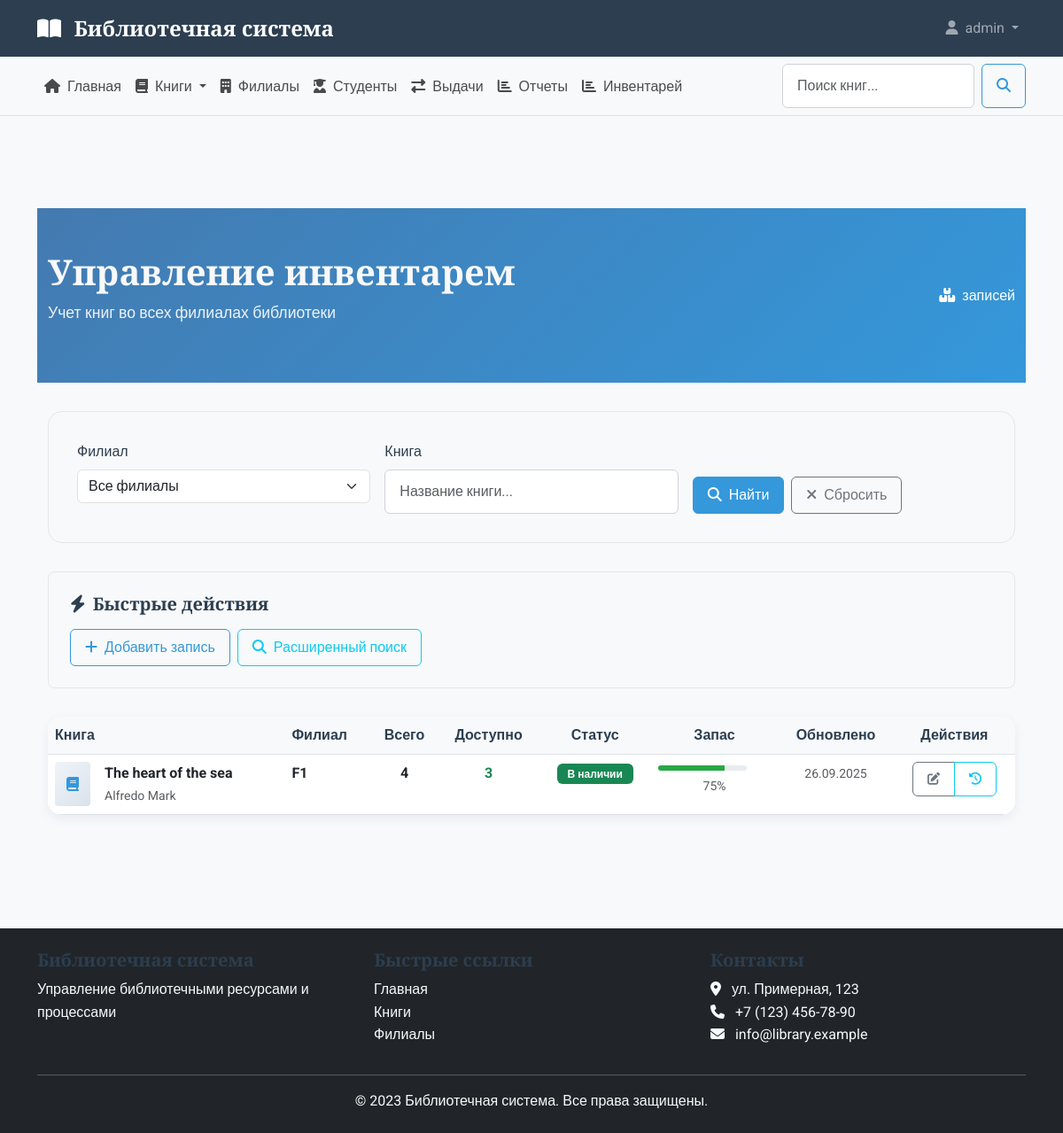
/inventory/manage/ (signed in), run on the app's committed database.
### library_app/models.py (models this page shows, shortened)
class BookInventory(models.Model):
    book = models.ForeignKey(
        Book,
        verbose_name=_('книга'),
        on_delete=models.CASCADE,
        related_name='inventory'
    )
    branch = models.ForeignKey(
        Branch,
        verbose_name=_('филиал'),
        on_delete=models.CASCADE,
        related_name='inventory'
    )
    total_copies = models.PositiveIntegerField(
        _('общее количество экземпляров'),
        default=0
    )
    available_copies = models.PositiveIntegerField(
        _('доступное количество экземпляров'),
        default=0
    )
    last_updated = models.DateTimeField(_('последнее обновление'), auto_now=True)
    class Meta:
        verbose_name = _('инвентаризация')
        verbose_name_plural = _('инвентаризация')
        unique_together = ['book', 'branch']
        ordering = ['branch', 'book']

class Book(models.Model):
    title = models.CharField(_('название'), max_length=300)
    authors = models.ManyToManyField(Author, verbose_name=_('авторы'), related_name='books')
    isbn = models.CharField(max_length=20, null=True, blank=True)
    publisher = models.ForeignKey(
        Publisher,
        verbose_name=_('издательство'),
        on_delete=models.SET_NULL,
        null=True,
        blank=True
    )
    publication_year = models.PositiveIntegerField(
        _('год издания'),
        null=True,
        blank=True,
        help_text=_('Год издания книги')
    )
    page_count = models.PositiveIntegerField(
        _('количество страниц'),
        default=1,
        help_text=_('Общее количество страниц в книге')
    )
    illustration_count = models.PositiveIntegerField(
        _('количество иллюстраций'),
        default=0,
        help_text=_('Количество иллюстраций в книге')
    )
    price = models.DecimalField(
        _('стоимость'),
        max_digits=10,
        decimal_places=2,
        default=0.00,
        help_text=_('Стоимость книги в рублях')
    )
    created_at = models.DateTimeField(_('дата создания'), auto_now_add=True)
    updated_at = models.DateTimeField(_('дата обновления'), auto_now=True)
    class Meta:
        verbose_name = _('книга')
        verbose_name_plural = _('книги')
        ordering = ['title']
        indexes = [
            models.Index(fields=['title']),
            models.Index(fields=['publication_year']),
        ]

class Author(models.Model):
    last_name = models.CharField(_('фамилия'), max_length=100)
    first_name = models.CharField(_('имя'), max_length=100)
    middle_name = models.CharField(_('отчество'), max_length=100, blank=True, null=True)
    nickname = models.CharField(_('Nickname'), max_length=100, blank=True, null=True)
    class Meta:
        verbose_name = _('автор')
        verbose_name_plural = _('авторы')
        ordering = ['last_name', 'first_name']
        unique_together = ['last_name', 'first_name', 'middle_name']
    def __str__(self):
        if self.middle_name:
            return f"{self.last_name} {self.first_name} {self.middle_name}"
        return f"{self.last_name} {self.first_name}"

class Branch(models.Model):
    name = models.CharField(_('название'), max_length=200, unique=True)
    address = models.TextField(_('адрес'), blank=True, null=True)
    created_at = models.DateTimeField(_('дата создания'), auto_now_add=True)
    class Meta:
        verbose_name = _('филиал')
        verbose_name_plural = _('филиалы')
        ordering = ['name']

### library_app/views.py (the view)
# urls.py: path('inventory/manage/', InventoryListView.as_view(), name='inventory_list'),
class InventoryListView(LoginRequiredMixin, ListView):
    model = BookInventory
    template_name = 'library_app/inventory/inventory_list.html'
    context_object_name = 'inventory'
    paginate_by = 20
    def get_queryset(self):
        queryset = super().get_queryset()
        branch_filter = self.request.GET.get('branch', '')
        book_filter = self.request.GET.get('book', '')
        if branch_filter:
            queryset = queryset.filter(branch__id=branch_filter)
        if book_filter:
            queryset = queryset.filter(book__title__icontains=book_filter)
        return queryset.select_related('book', 'branch')
    def get_context_data(self, **kwargs):
        context = super().get_context_data(**kwargs)
        context['title'] = 'Управление инвентарем'
        context['branches'] = Branch.objects.all()
        context['branch_filter'] = self.request.GET.get('branch', '')
        context['book_filter'] = self.request.GET.get('book', '')
        return context

### library_app/templates/library_app/inventory/inventory_list.html (shortened to what this page needs)
{% extends 'library_app/base.html' %}
{% load static %}
{% block content %}
<section class="inventory-header">
    <div class="container">
        <div class="row align-items-center">
            <div class="col-md-8">
                <h1 class="inventory-title text-light">Управление инвентарем</h1>
                <p class="inventory-subtitle">Учет книг во всех филиалах библиотеки</p>
            </div>
            <div class="col-md-4 text-md-end">
                <div class="stats-badge d-inline-block">
                    <i class="fas fa-boxes me-1"></i> {{ inventory.paginator.count }} записей
                </div>
            </div>
        </div>
    </div>
</section>
<div class="container">
    <div class="search-section">
        <form method="get" class="row g-3">
            <div class="col-md-4">
                <label for="branch" class="form-label">Филиал</label>
                <select class="form-select" id="branch" name="branch">
                    <option value="">Все филиалы</option>
                </select>
            </div>
            <div class="col-md-4">
                <label for="book" class="form-label">Книга</label>
                <input type="text" class="form-control" id="book" name="book"
                       value="{{ book_filter }}" placeholder="Название книги...">
            </div>
            <div class="col-md-4 d-flex align-items-end">
                <div class="d-flex gap-2 w-100">
                    <button type="submit" class="btn btn-primary">
                        <i class="fas fa-search me-2"></i>Найти
                    </button>
                    <a href="{% url 'inventory_list' %}" class="btn btn-outline-secondary">
                        <i class="fas fa-times me-2"></i>Сбросить
                    </a>
                </div>
            </div>
        </form>
    </div>
    {% if user.is_staff %}
    <div class="quick-actions">
        <h5 class="mb-3"><i class="fas fa-bolt me-2"></i>Быстрые действия</h5>
        <div class="d-flex gap-2 flex-wrap">
            <a href="{% url 'inventory_add' %}" class="btn btn-outline-primary">
                <i class="fas fa-plus me-2"></i>Добавить запись
            </a>
            <a href="{% url 'inventory_query' %}" class="btn btn-outline-info">
                <i class="fas fa-search me-2"></i>Расширенный поиск
            </a>
        </div>
    </div>
    {% endif %}
    <div class="inventory-table">
        <div class="table-responsive">
            <table class="table table-hover mb-0">
                <thead>
                    <tr>
                        <th scope="col">Книга</th>
                        <th scope="col">Филиал</th>
                        <th scope="col" class="text-center">Всего</th>
                        <th scope="col" class="text-center">Доступно</th>
                        <th scope="col" class="text-center">Статус</th>
                        <th scope="col" class="text-center">Запас</th>
                        <th scope="col" class="text-center">Обновлено</th>
                        {% if user.is_staff %}
                        <th scope="col" class="text-center">Действия</th>
                        {% endif %}
                    </tr>
                </thead>
                <tbody>
                    {% for item in inventory %}
                    <tr class="{% if item.available_copies == 0 %}out-of-stock{% elif item.available_copies <= item.total_copies|divisibleby:4 %}low-stock{% endif %}">
                        <td>
                            <div class="d-flex align-items-center">
                                <div class="book-cover me-3">
                                    <i class="fas fa-book"></i>
                                </div>
                                <div>
                                    <strong>{{ item.book.title }}</strong>
                                    <br>
                                    <small class="text-muted">
                                        {{ item.book.authors.all|join:", "|truncatewords:3 }}
                                    </small>
                                </div>
                            </div>
                        </td>
                        <td>
                            <strong>{{ item.branch.name }}</strong>
                            <br>
                        </td>
                        <td class="text-center">
                            <span class="fw-bold">{{ item.total_copies }}</span>
                        </td>
                        <td class="text-center">
                            <span class="fw-bold {% if item.available_copies == 0 %}text-danger{% elif item.available_copies <= item.total_copies|divisibleby:4 %}text-warning{% else %}text-success{% endif %}">
                                {{ item.available_copies }}
                            </span>
                        </td>
                        <td class="text-center">
                            {% if item.available_copies == 0 %}
                            <span class="badge bg-danger status-badge">Нет в наличии</span>
                            {% elif item.available_copies <= item.total_copies|divisibleby:4 %}
                            <span class="badge bg-warning status-badge">Мало</span>
                            {% else %}
                            <span class="badge bg-success status-badge">В наличии</span>
                            {% endif %}
                        </td>
                        <td class="text-center">
                            <div class="stock-indicator">
                                <div class="stock-level" style="width: {% widthratio item.available_copies item.total_copies 100 %}%"></div>
                            </div>
                            <small class="text-muted">
                                {% widthratio item.available_copies item.total_copies 100 %}%
                            </small>
                        </td>
                        <td class="text-center">
                            <small class="text-muted">{{ item.last_updated|date:"d.m.Y" }}</small>
                        </td>
                        {% if user.is_staff %}
                        <td class="text-center">
                            <div class="btn-group btn-group-sm">
                                <a href="{% url 'inventory_edit' item.pk %}" class="btn btn-outline-secondary" title="Редактировать">
                                    <i class="fas fa-edit"></i>
                                </a>
                                <a href="#" class="btn btn-outline-info" title="История движений">
                                    <i class="fas fa-history"></i>
                                </a>
                            </div>
                        </td>
                        {% endif %}
                    </tr>
                    {% endfor %}
                </tbody>
            </table>
        </div>
    </div>
</div>
{% endblock %}

### library_app/templates/library_app/includes/header.html (shortened to what this page needs)
<header class="main-header">
    <nav class="navbar navbar-expand-lg navbar-dark bg-primary">
        <div class="container">
            <a class="navbar-brand" href="{% url 'home' %}">
                <i class="fas fa-book-open me-2"></i>
                Библиотечная система
            </a>
            <div class="collapse navbar-collapse" id="mainNavbar">
                <ul class="navbar-nav ms-auto">
                    {% if user.is_authenticated %}
                    <li class="nav-item dropdown">
                        <a class="nav-link dropdown-toggle" href="#" id="userDropdown" role="button" data-bs-toggle="dropdown">
                            <i class="fas fa-user me-1"></i> {{ user.username }}
                        </a>
                    </li>
                    {% endif %}
                </ul>
            </div>
        </div>
    </nav>
</header>

### library_app/static/library_app/css/style.css (style rules this page uses)
:root { --primary-color: #2c3e50; --secondary-color: #3498db; --accent-color: #e74c3c; --light-color: #ecf0f1; --dark-color: #2c3e50; --success-color: #27ae60; --warning-color: #f39c12; --danger-color: #e74c3c; --info-color: #3498db; }
body { font-family: 'Roboto', sans-serif; background-color: #f8f9fa; color: #333; line-height: 1.6; }
h1, h2, h3, h4, h5, h6 { font-family: 'Merriweather', serif; font-weight: 700; color: var(--primary-color); }
.main-header .navbar-brand { font-family: 'Merriweather', serif; font-weight: 700; font-size: 1.5rem; }
.btn { border-radius: 0.375rem; font-weight: 500; padding: 0.5rem 1rem; transition: all 0.3s; }
.btn-primary { background-color: var(--secondary-color); border-color: var(--secondary-color); }
.btn-outline-primary { color: var(--secondary-color); border-color: var(--secondary-color); }
.form-control { border-radius: 0.375rem; padding: 0.75rem 1rem; border: 1px solid #ced4da; transition: border-color 0.15s ease-in-out, box-shadow 0.15s ease-in-out; }
.form-label { font-weight: 500; margin-bottom: 0.5rem; color: var(--dark-color); }
.table th { background-color: var(--light-color); color: var(--dark-color); font-weight: 600; border-top: none; }
.bg-primary { background-color: var(--primary-color) !important; }

### library_app/templates/library_app/inventory/inventory_list.html (style rules this page uses)
.inventory-header { background: linear-gradient(135deg, #447ab0 0%, #3498db 100%); padding: 3rem 0; color: white; margin-bottom: 2rem; }
.inventory-title { font-size: 2.5rem; font-weight: 700; margin-bottom: 0.5rem; }
.inventory-subtitle { font-size: 1.1rem; opacity: 0.9; }
.search-section { background: #f8f9fa; padding: 2rem; border-radius: 1rem; margin-bottom: 2rem; border: 1px solid #e5e7eb; }
.inventory-table { background: white; border-radius: 1rem; overflow: hidden; box-shadow: 0 4px 12px rgba(68, 122, 176, 0.1); margin-bottom: 2rem; }
.table th { background: #f8f9fa; border-top: none; font-weight: 600; color: var(--primary-color); }
.status-badge { font-size: 0.75rem; padding: 0.35rem 0.75rem; }
.book-cover { width: 40px; height: 50px; background: linear-gradient(135deg, #f0f4f8 0%, #d9e2ec 100%); border-radius: 0.25rem; display: flex; align-items: center; justify-content: center; color: var(--secondary-color); }
.stock-indicator { width: 100px; height: 6px; background: #e9ecef; border-radius: 3px; overflow: hidden; margin: 0.25rem 0; }
.stock-level { height: 100%; background: #28a745; transition: width 0.3s ease; }
.quick-actions { background: #f8f9fa; padding: 1.5rem; border-radius: 0.5rem; margin-bottom: 2rem; border: 1px solid #e5e7eb; }

### data on the page
BookInventory: book "The heart of the sea", book.authors.all "Alfredo Mark", branch.name "F1", total_copies "4", available_copies "3", shows "В наличии", available_copies+total_copies "75", last_updated "26.09.2025"

### other printed values
{{ user.username }} "admin"
